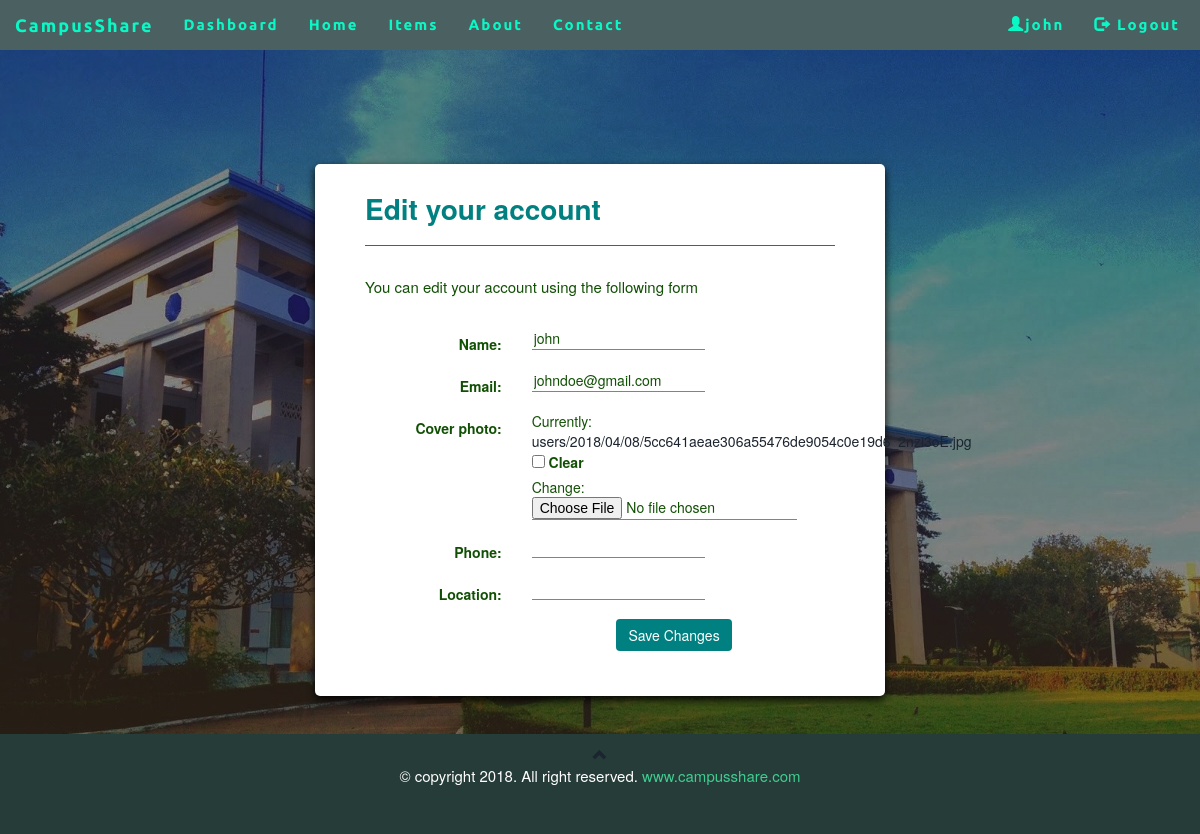
Before: /account/edit/ (signed in) with the older database file.
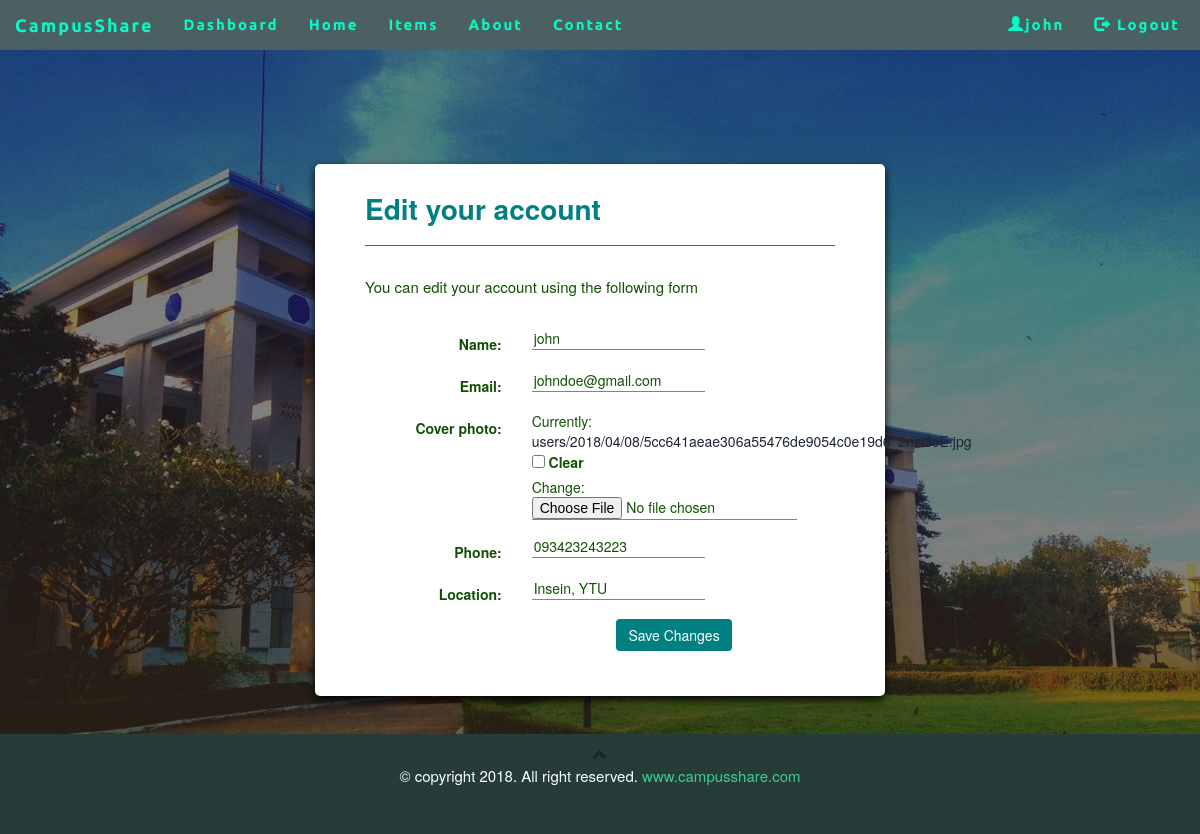
After: the same page with the newer database file.
### account/models.py (models this page shows, shortened)
class Profile(models.Model):
	user = models.OneToOneField(settings.AUTH_USER_MODEL)
	photo = models.ImageField(upload_to='users/%Y/%m/%d', blank=True)
	phone = models.CharField(max_length=20,null=True)
	location = models.CharField(max_length=200, null=True)

### account/views.py (the view)
@login_required
def edit(request):
	if request.method == 'POST':
		user_form = UserEditForm(instance=request.user,data=request.POST)
		profile_form = ProfileEditForm(instance=request.user.profile,
			data=request.POST, files=request.FILES)
		if user_form.is_valid() and profile_form.is_valid():
			user_form.save()
			profile_form.save()
			messages.success(request, 'Profile updated successfully...')
			return redirect('/account/dashboard/')
		else:
			messages.error(request, 'Error Updating your profile...')
	else:
		user_form = UserEditForm(instance=request.user)
		profile_form = ProfileEditForm(instance=request.user.profile)
	return render(request, 'account/edit.html', {'user_form':user_form,'profile_form':profile_form})

### account/forms.py
class UserEditForm(forms.ModelForm):
	class Meta:
		model = User
		fields = ('first_name', 'last_name', 'email')

class ProfileEditForm(forms.ModelForm):
	class Meta:
		model = Profile
		fields = ('phone', 'photo','location')

### account/templates/account/edit.html (shortened to what this page needs)
{% extends "base.html" %}
{% load staticfiles %}
{% block content %}
<dir class="container-fluid bg-grey">
<div class="row">
<div class="col-sm-3"></div>
<div class="col-sm-6">
<div class="my-form">
	<h1>Edit your account</h1>
	<p>You can edit your account using the following form</p>
<form action="." method="post" enctype="multipart/form-data" class="form-horizontal" role="form">
  <div class="form-group">
    <label class="control-label col-sm-4" for="name">Name:</label>
    <div class="col-sm-6">
      {{ user_form.first_name }}
    </div>
  </div>
  <div class="form-group">
    <label class="control-label col-sm-4" for="email">Email:</label>
    <div class="col-sm-6">
      {{ user_form.email }}
    </div>
  </div>
    <div class="form-group">
    <label class="control-label col-sm-4" for="photo">Cover photo:</label>
    <div class="col-sm-6">
      {{ profile_form.photo }}
    </div>
  </div>
  <div class="form-group">
    <label class="control-label col-sm-4" for="">Phone:</label>
    <div class="col-sm-6">
      {{ profile_form.phone }}
    </div>
  </div>
  <div class="form-group">
    <label class="control-label col-sm-4" for="">Location:</label>
    <div class="col-sm-6">
      {{ profile_form.location }}
    </div>
  </div>
  <div class="form-group">
    <div class="col-sm-offset-4 col-sm-6">
      <button type="submit" class="btn my-btn"> Save Changes </button>
    </div>
  </div>
</form>
</div>
</div>
<div class="col-sm-3"></div>
</div>
</dir>
{% endblock %}

Changed rows visible on the page:
changed Profile: phone (not shown) → "093423243223"; location (not shown) → "Insein, YTU"
